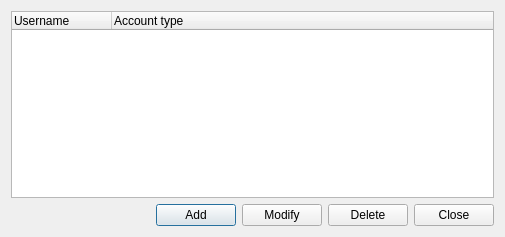
<?xml version="1.0" encoding="UTF-8"?>
<ui version="4.0">
 <class>Dialog</class>
 <widget class="QDialog" name="Dialog">
  <property name="geometry">
   <rect>
    <x>0</x>
    <y>0</y>
    <width>505</width>
    <height>237</height>
   </rect>
  </property>
  <property name="windowTitle">
   <string>Manage Accounts</string>
  </property>
  <layout class="QVBoxLayout" name="verticalLayout">
   <item>
    <widget class="QTreeWidget" name="accountsList">
     <property name="columnCount">
      <number>2</number>
     </property>
     <column>
      <property name="text">
       <string>Username</string>
      </property>
     </column>
     <column>
      <property name="text">
       <string>Account type</string>
      </property>
     </column>
    </widget>
   </item>
   <item>
    <layout class="QHBoxLayout" name="horizontalLayout">
     <item>
      <spacer name="horizontalSpacer">
       <property name="orientation">
        <enum>Qt::Horizontal</enum>
       </property>
       <property name="sizeType">
        <enum>QSizePolicy::Expanding</enum>
       </property>
       <property name="sizeHint" stdset="0">
        <size>
         <width>40</width>
         <height>20</height>
        </size>
       </property>
      </spacer>
     </item>
     <item>
      <widget class="QPushButton" name="addAccount">
       <property name="text">
        <string>Add</string>
       </property>
      </widget>
     </item>
     <item>
      <widget class="QPushButton" name="pushButton_3">
       <property name="text">
        <string>Modify</string>
       </property>
      </widget>
     </item>
     <item>
      <widget class="QPushButton" name="deleteAccount">
       <property name="text">
        <string>Delete</string>
       </property>
      </widget>
     </item>
     <item>
      <widget class="QPushButton" name="close">
       <property name="text">
        <string>Close</string>
       </property>
      </widget>
     </item>
    </layout>
   </item>
  </layout>
 </widget>
 <resources/>
 <connections>
  <connection>
   <sender>close</sender>
   <signal>clicked()</signal>
   <receiver>Dialog</receiver>
   <slot>close()</slot>
   <hints>
    <hint type="sourcelabel">
     <x>519</x>
     <y>352</y>
    </hint>
    <hint type="destinationlabel">
     <x>285</x>
     <y>187</y>
    </hint>
   </hints>
  </connection>
 </connections>
</ui>
